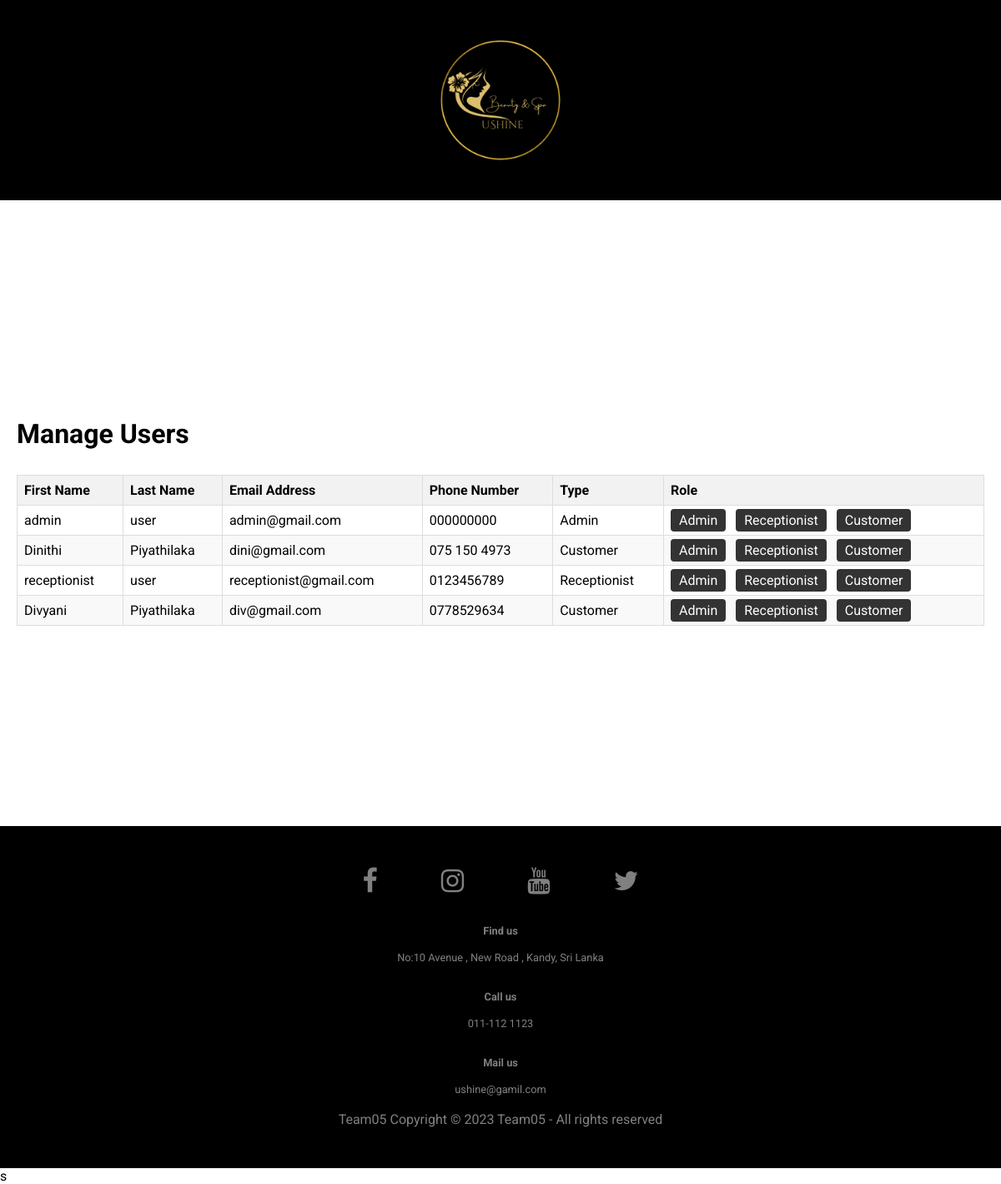
The page /users.php on the database its author committed.
### tables this page shows
CREATE TABLE `user` (
  `id` int(11) NOT NULL,
  `first_name` varchar(45) DEFAULT NULL,
  `last_name` varchar(45) DEFAULT NULL,
  `email` varchar(70) DEFAULT NULL,
  `phone` varchar(45) DEFAULT NULL,
  `gender` varchar(45) DEFAULT NULL,
  `type` int(11) NOT NULL DEFAULT 0,
  `password` varchar(45) DEFAULT NULL
);

### connection.php (called while the page is built, shortened)
<?php
class Database
{
    public static $connection;
    public static function setUpConnection()
    {
        if (!isset(Database::$connection)) {
            Database::$connection = new mysqli("localhost", "root", "", "saloon");
        }
    }
    public static function getConnection()
    {
        return Database::$connection;
    }
    public static function search($q)
    {
        $connection = Database::getConnection();
        $resultset = $connection->query($q);
        return $resultset;
    }
}

### users.php (the view, shortened to what this page needs)
<?php
require 'connection.php';
$users = Database::search("SELECT * FROM `user`");
$users_rows = $users->num_rows;
?>
<!DOCTYPE html>
<html>
<head>
    <link rel="stylesheet" type="text/css" href="assets/style.css">
</head>
<body>
	<div class="header">
	  <img src = "images/logo.png" width = "200px" height = "200px">
	</div>
    <div class="content">
        <h1>Manage Users</h1>
        <table>
            <thead>
                <tr>
                    <th>First Name</th>
                    <th>Last Name</th>
                    <th>Email Address</th>
                    <th>Phone Number</th>
                    <th>Type</th>
                    <th>Role</th>
                </tr>
            </thead>
            <tbody>
                <?php
                for ($i = 0; $i < $users_rows; $i++) {
                    $user = $users->fetch_assoc();
                    echo "<tr>";
                    echo "<td>" . $user['first_name'] . "</td>";
                    echo "<td>" . $user['last_name'] . "</td>";
                    echo "<td>" . $user['email'] . "</td>";
                    echo "<td>" . $user['phone'] . "</td>";
                    if ($user['type'] == 0) {
                        echo "<td>Customer</td>";
                    } else if ($user['type'] == 1) {
                        echo "<td>Admin</td>";
                    } else if ($user['type'] == 2) {
                        echo "<td>Receptionist</td>";
                    }
                    echo "<td>";
                    echo "<a class='button-block-sm' href='convert_to_admin.php?id=" . $user['id'] . "'>Admin</a>";
                    echo "<a class='button-block-sm' href='convert_to_receptionist.php?id=" . $user['id'] . "'>Receptionist</a>";
                    echo "<a class='button-block-sm' href='convert_to_customer.php?id=" . $user['id'] . "'>Customer</a>";
                    echo "</td>";
                    echo "</tr>";
                }
                ?>
            </tbody>
        </table>
    </div>
    <?php
    include 'components/footer.php';
    ?>
</body>
</html>s

### assets/style.css (style rules this page uses)
html, body, html * { font-family: 'Roboto', sans-serif; }
body { margin: 0; padding: 0; }
.header { overflow: hidden; background-color: black; padding: 20px 10px; }
img { display : block; margin-left:auto; margin-right:auto; }
.content { padding: 20px; }
body { margin:0; overflow-x:hidden; }
.button-block-sm { padding: 4px 10px; font-size: 16px; background-color: #333; color: #fff; border: none; border-radius: 4px; cursor: pointer; }
a { text-decoration-line: none; text-decoration-thickness: initial; text-decoration-style: initial; text-decoration-color: initial; }
table { border-collapse: collapse; width: 100%; }
th, td { border: 1px solid #ddd; padding: 8px; text-align: left; }
th { background-color: #f2f2f2; }
tr:nth-child(even) { background-color: #f9f9f9; }

### rows shown on the page
user: first_name "admin", last_name "user", email "admin@gmail.com", phone "000000000", type "Admin"
user: first_name "Dinithi", last_name "Piyathilaka", email "dini@gmail.com", phone "075 150 4973", type "Customer"
user: first_name "receptionist", last_name "user", email "receptionist@gmail.com", phone "0123456789", type "Receptionist"
user: first_name "Divyani", last_name "Piyathilaka", email "div@gmail.com", phone "0778529634", type "Customer"
